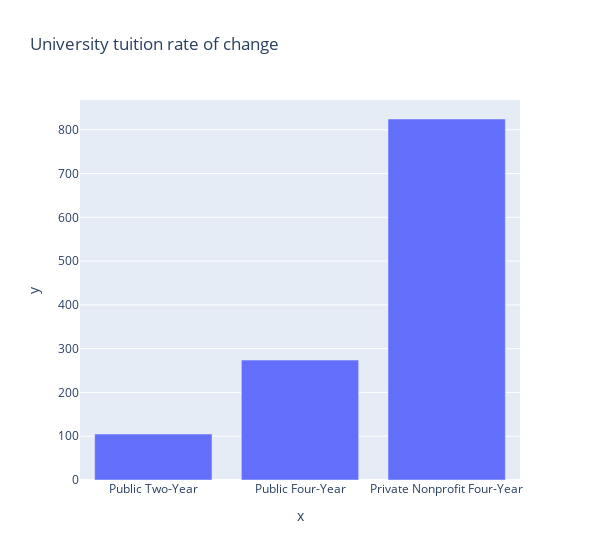

Write notebook code for a chart like this one.
### Code cell
import plotly.express as px

fig = px.bar(
    x=targets,
    y=coeffs,
    width=600,
    title="University tuition rate of change"
)
fig.write_html("../../../graphs/function/one/rate_of_change.html")
fig.show()
# plt.bar(targets, coeffs)

### Figure 1 — Plotly figure (JSON) as saved in the notebook; plotly's stock layout.template omitted (floating-point values rounded to 4 significant figures)
{"data": [{"alignmentgroup": "True", "hovertemplate": "x=%{x}<br>y=%{y}<extra></extra>", "legendgroup": "", "marker": {"color": "#636efa", "pattern": {"shape": ""}}, "name": "", "offsetgroup": "", "orientation": "v", "showlegend": false, "textposition": "auto", "type": "bar", "x": ["Public Two-Year", "Public Four-Year", "Private Nonprofit Four-Year"], "xaxis": "x", "y": [104.9, 273.9, 824.5], "yaxis": "y"}], "layout": {"barmode": "relative", "legend": {"tracegroupgap": 0}, "title": {"text": "University tuition rate of change"}, "width": 600, "xaxis": {"anchor": "y", "domain": [0, 1], "title": {"text": "x"}}, "yaxis": {"anchor": "x", "domain": [0, 1], "title": {"text": "y"}}}}
